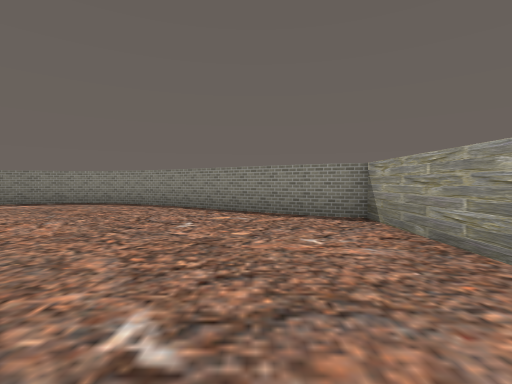
view 1 (above)

14 first-person views from a walk through a 3-D level made in the Unity game engine. The camera is 1.3 m above the floor, tilts 2° down and sees 85° across. The floor is counted in squares, 2 m on a side. Each view is taken from the middle of a square. On the plan, view 1 faces up. The plan holds only what a view shows up to about 9 squares ahead; the rest is blank. The place goes on beyond the plan. Some surface patterns are stand-ins.

view 2
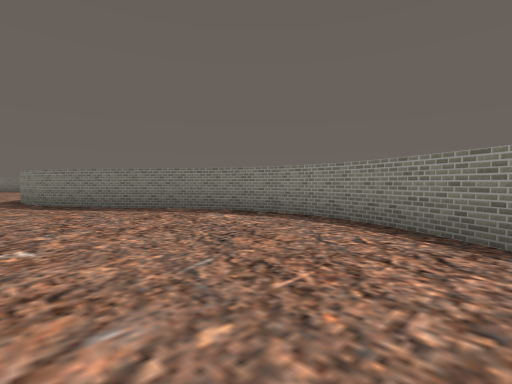

view 3
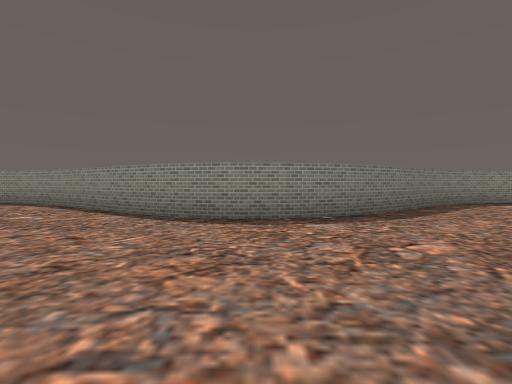

view 4
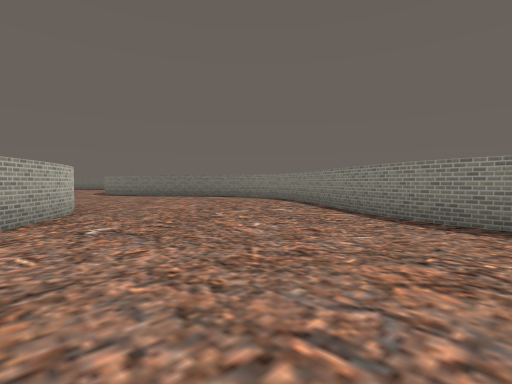

view 5
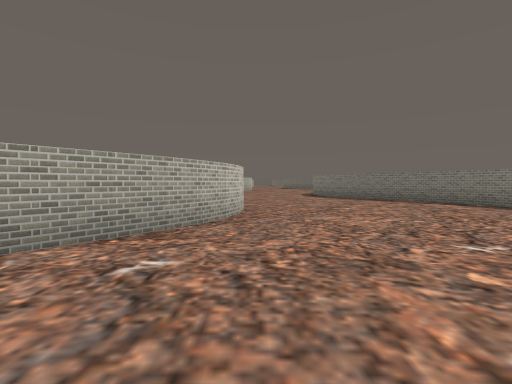

view 6
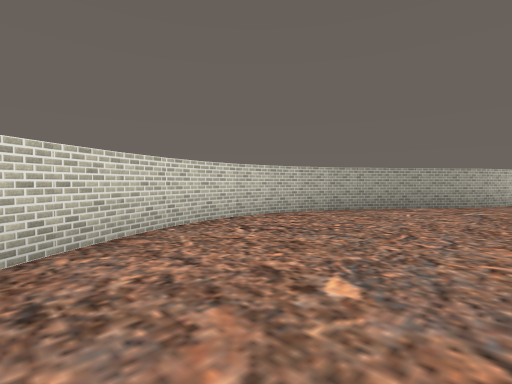

view 7
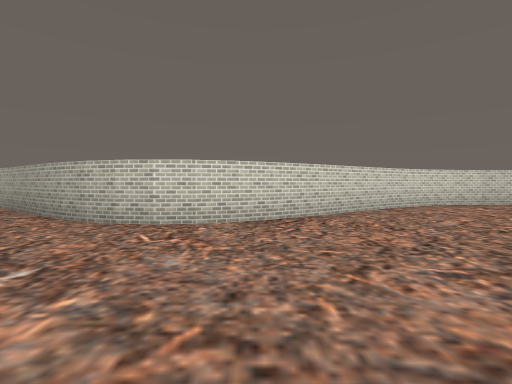

view 8
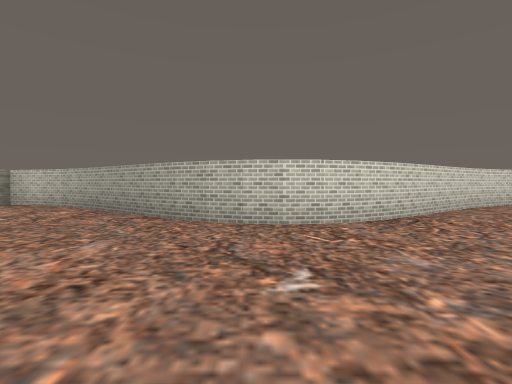

view 9
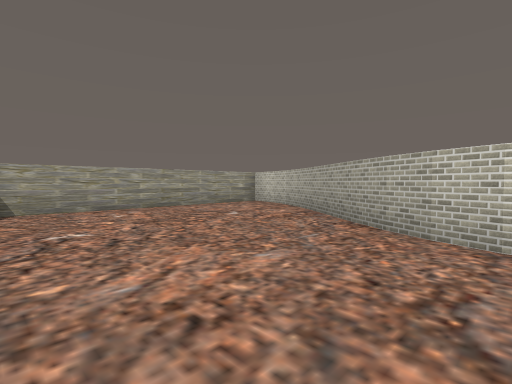

view 10
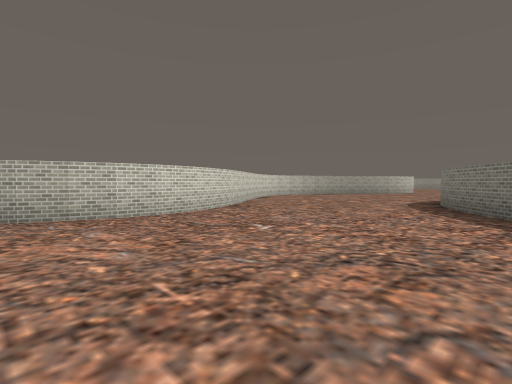

view 11
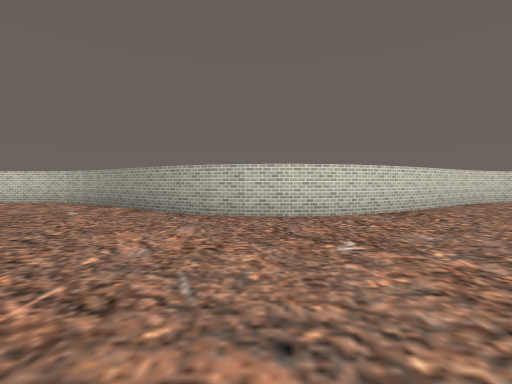

view 12
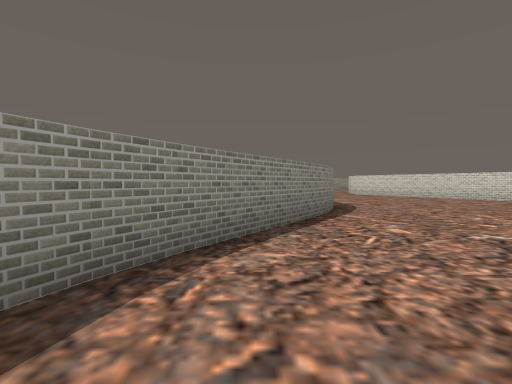

view 13
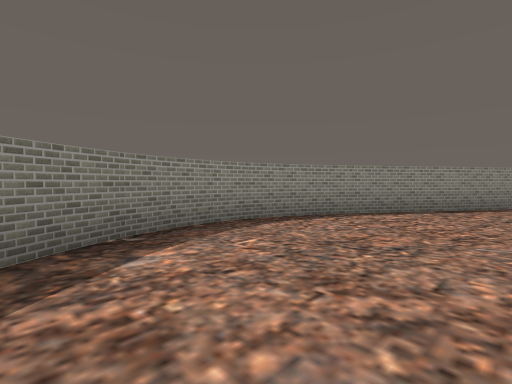

view 14
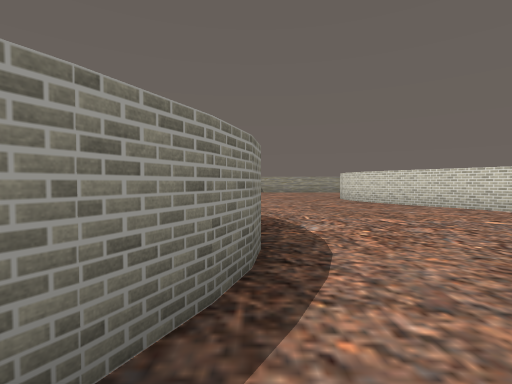

### Floor plan
Points are (right, up) in squares from view 1. A wall is a line through its corners. A room is listed if a view was taken in it or the views show most of it. See-through windows are left out.
Room 1 (views 1, 2, 3, 4, 5, 6, 7, 8, 9, 10, 11, 12, 13, 14)
walls: (-11.6, 5.3) (-12.5, 5); (-12.3, 5) (-13.3, 4.9); (-10.9, 5.6) (-11.7, 5.2); (-13.2, 4.9) (-13.9, 5); (-13.8, 5) (-14.5, 5.2); (-9.6, 6.3) (-11, 5.5); (-14.4, 5.2) (-15.9, 5.9); (-7.4, 1.1) (-6.6, 1.5); (-11.2, -1.5) (-7.2, 1.1); (-6.7, 1.4) (-6, 1.7); (-12, -1.8) (-11.2, -1.4); (-6.2, 1.6) (-5.4, 1.7); (-8.5, 7.4) (-9.7, 6.4); (-12.8, -2) (-11.8, -1.7); (-15.8, 5.9) (-17.9, 7.3); (-5.5, 1.7) (-4.8, 1.6) (-4.1, 1.4); (-14.4, -1.9) (-13.5, -2) (-12.6, -1.9); (-15.2, -1.7) (-14.2, -1.9); (-15.9, -1.4) (-15.1, -1.7); (-16.5, -1) (-15.8, -1.4); (-4.3, 1.5) (-3.5, 1.1); (-5.9, 8.6) (-6.7, 8.4) (-7.3, 8.1) (-8.6, 7.3); (-3.6, 1.1) (-0.6, -1.1); (-17.7, 7.3) (-19.2, 8.1); (-18.9, 0.9) (-16.4, -1.1); (-5.1, 8.7) (-6, 8.6); (-4.4, 8.6) (-5.3, 8.7); (-19.5, 1.2) (-18.8, 0.7); (-3.7, 8.4) (-4.5, 8.6); (-3, 8) (-3.8, 8.4); (-19.1, 8.1) (-19.9, 8.4); (-20.8, 1.7) (-20.1, 1.5) (-19.4, 1.1); (-1.7, 7.3) (-3.1, 8.1); (-19.8, 8.4) (-20.7, 8.6); (-20.5, 8.6) (-21.4, 8.7); (-0.5, -1.1) (0.2, -1.5); (-22.3, 1.6) (-21.6, 1.7) (-20.8, 1.6); (-21.2, 8.7) (-22.1, 8.6); (0.4, 5.8) (-1.7, 7.2); (0.1, -1.4) (0.9, -1.7) (1.8, -1.9); (-23.1, 1.4) (-22.2, 1.6); (-22, 8.7) (-22.8, 8.4); (1.6, 5.2) (0.2, 5.9); (-22.7, 8.5) (-23.4, 8.1); (-23.8, 1.1) (-23, 1.4); (-23.4, 8.2) (-24.1, 7.7); (-24.6, 0.6) (-23.7, 1.1); (2, -2) (2, 5.1) (1.5, 5.2)

Positions as (right, up) in squares from view 1, and headings:
1: (0, 0), facing up
2: (-2, 4), facing up-left
3: (-13, 0), facing up
4: (-13, 0), facing up-left
5: (-15, 2), facing left
6: (-10, 2), facing down-left
7: (-7, 6), facing down
8: (-5, 6), facing down
9: (-5, 5), facing down-right
10: (-19, 7), facing down-left
11: (-21, 7), facing down
12: (-21, 7), facing right
13: (-24, 5), facing up-right
14: (-16, 5), facing right
